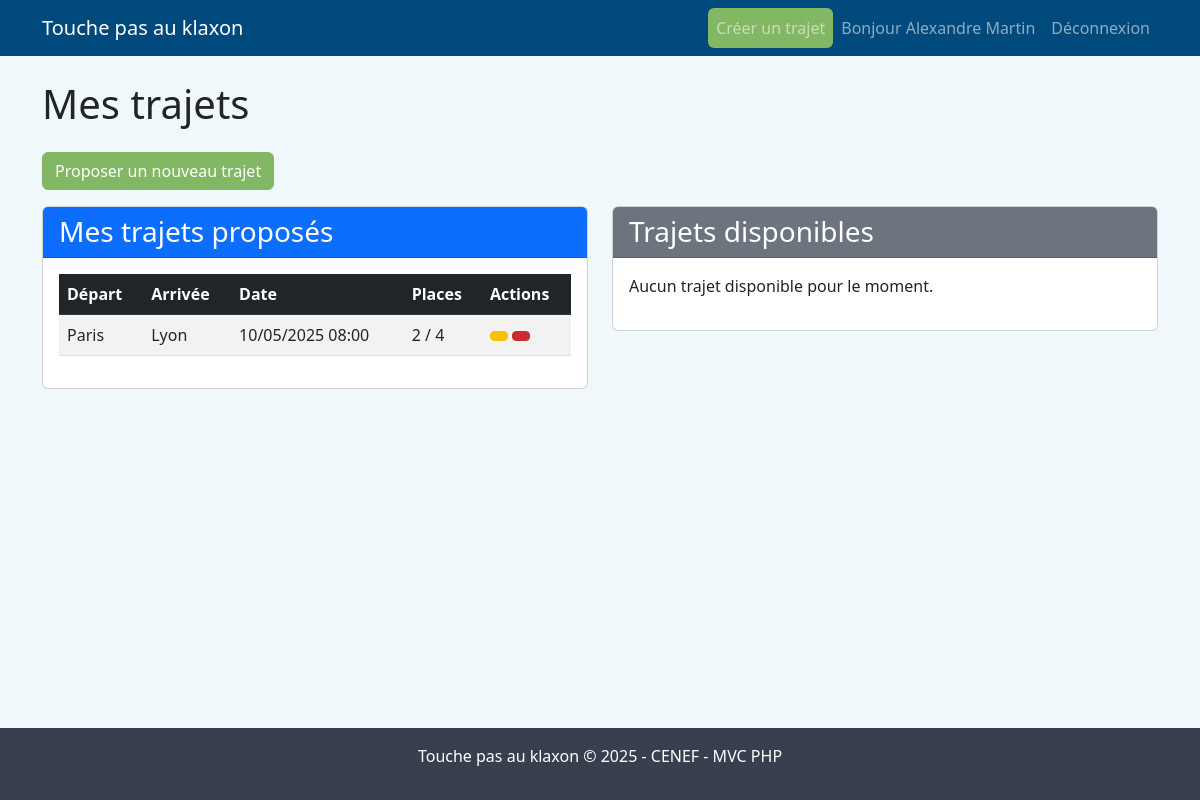
/?route=user (signed in), run on an earlier commit of the app's database.
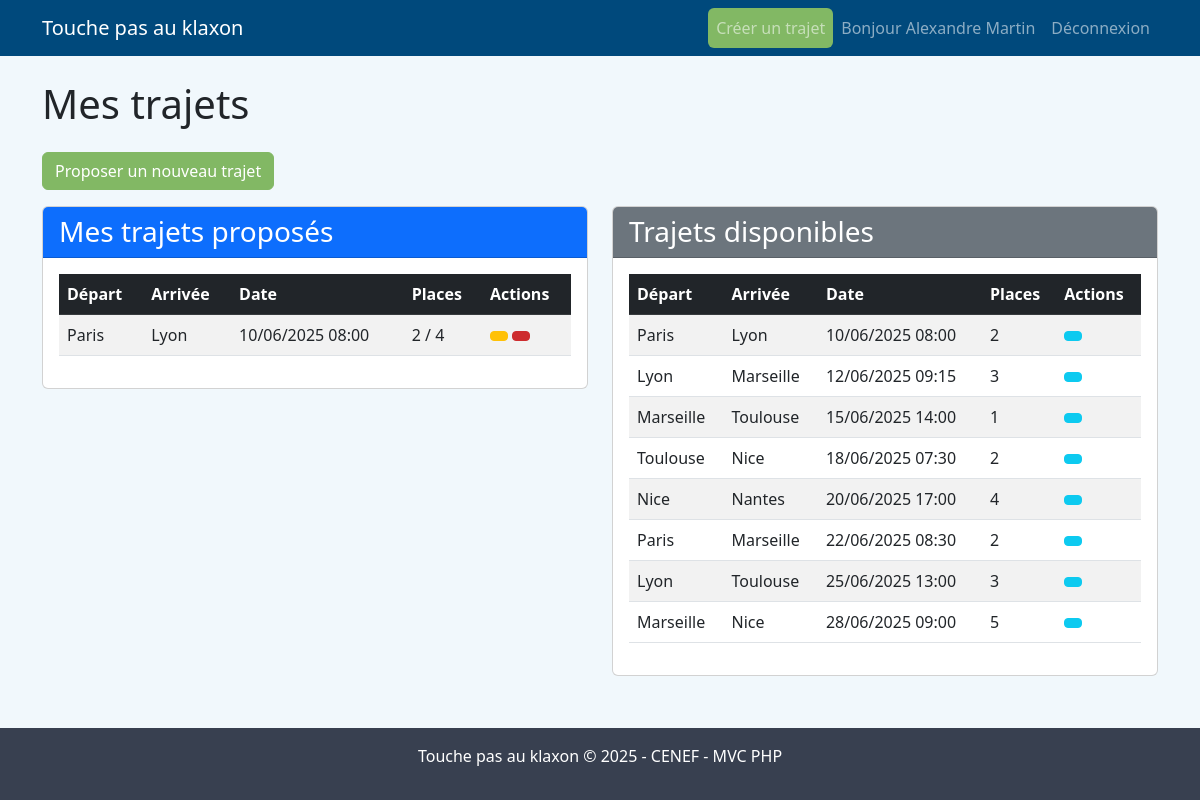
And on a later commit of the database.
### tables this page shows
CREATE TABLE trajet (
    id INT AUTO_INCREMENT PRIMARY KEY,
    date_depart DATE NOT NULL,
    heure_depart TIME NOT NULL,
    date_arrivee DATE NOT NULL,
    heure_arrivee TIME NOT NULL,
    places_total INT NOT NULL,
    places_disponibles INT NOT NULL,
    utilisateur_id INT NOT NULL,
    agence_depart_id INT NOT NULL,
    agence_arrivee_id INT NOT NULL,
    created_at TIMESTAMP DEFAULT CURRENT_TIMESTAMP,
    updated_at TIMESTAMP DEFAULT CURRENT_TIMESTAMP ON UPDATE CURRENT_TIMESTAMP,
    FOREIGN KEY (utilisateur_id) REFERENCES utilisateur(id) ON DELETE CASCADE,
    FOREIGN KEY (agence_depart_id) REFERENCES agence(id) ON DELETE CASCADE,
    FOREIGN KEY (agence_arrivee_id) REFERENCES agence(id) ON DELETE CASCADE
);

CREATE TABLE agence (
    id INT AUTO_INCREMENT PRIMARY KEY,
    nom VARCHAR(100) NOT NULL UNIQUE,
    created_at TIMESTAMP DEFAULT CURRENT_TIMESTAMP
);

### controllers/UserController.php (called while the page is built, shortened)
<?php
class UserController
{
    public function dashboard()
    {
        $trajetModel = new \Models\Trajet();
        $mesTrajets = $trajetModel->getUserTrajets($_SESSION['user_id'] ?? 0);
        $trajetsDisponibles = $trajetModel->getAvailableTrajets();
        require_once '../views/users/dashboard.php';
    }
}

### public/index.php (called while the page is built, shortened)
<?php
require_once '../config/database.php';
require_once '../routes/web.php';

### config/database.php (called while the page is built, shortened)
<?php
class Database
{
    private $host = DB_HOST;
    private $user = DB_USER;
    private $pass = DB_PASS;
    private $dbname = DB_NAME;
    private $dbh;
    private $stmt;
    public function __construct()
    {
        $dsn = 'mysql:host=' . $this->host . ';dbname=' . $this->dbname . ';charset=utf8mb4';
        $options = array(
            PDO::ATTR_PERSISTENT => true,
            PDO::ATTR_ERRMODE => PDO::ERRMODE_EXCEPTION,
            PDO::ATTR_DEFAULT_FETCH_MODE => PDO::FETCH_OBJ,
            PDO::ATTR_EMULATE_PREPARES => false
        );
        try {
            $this->dbh = new PDO($dsn, $this->user, $this->pass, $options);
            $this->dbh->exec("SET NAMES 'utf8mb4'");
        } catch (PDOException $e) {
            $this->error = $e->getMessage();
            die('Erreur de connexion à la base de données : ' . $this->error . '<br>' .
                'Vérifiez vos paramètres dans config/config.php');
        }
    }
    public function query($sql)
    {
        $this->stmt = $this->dbh->prepare($sql);
    }
    public function bind($param, $value, $type = null)
    {
        if (is_null($type)) {
            switch (true) {
                case is_int($value):
                    $type = PDO::PARAM_INT;
                    break;
            }
        }
        $this->stmt->bindValue($param, $value, $type);
    }
    public function execute()
    {
        try {
            return $this->stmt->execute();
        } catch (PDOException $e) {
            throw new Exception("Erreur d'exécution de la requête : " . $e->getMessage());
        }
    }
    public function resultSet()
    {
        $this->execute();
        return $this->stmt->fetchAll();
    }
}

### models/Trajet.php (called while the page is built, shortened)
<?php
class Trajet
{
    private $db;
    public function __construct()
    {
        $this->db = new \Database();
    }
    public function getAvailableTrajets()
    {
        $this->db->query("
            SELECT t.*,
                ad.nom as agence_depart,
                aa.nom as agence_arrivee
            FROM trajet t
            JOIN agence ad ON t.agence_depart_id = ad.id
            JOIN agence aa ON t.agence_arrivee_id = aa.id
            WHERE t.places_disponibles > 0
            AND (t.date_depart > CURDATE()
                OR (t.date_depart = CURDATE() AND t.heure_depart > CURTIME()))
            ORDER BY t.date_depart, t.heure_depart
        ");
        return $this->db->resultSet();
    }
    public function getUserTrajets($userId)
    {
        $this->db->query("
            SELECT t.*,
                ad.nom as agence_depart,
                aa.nom as agence_arrivee
            FROM trajet t
            JOIN agence ad ON t.agence_depart_id = ad.id
            JOIN agence aa ON t.agence_arrivee_id = aa.id
            WHERE t.utilisateur_id = :user_id
            ORDER BY t.date_depart, t.heure_depart
        ");
        $this->db->bind(':user_id', $userId);
        return $this->db->resultSet();
    }
}

### views/users/dashboard.php (the view, shortened to what the changed rows need)
<h1 class="mb-4">Mes trajets</h1>
<div class="row mb-4">
    <div class="col-md-6">
        <div class="card">
            <div class="card-body">
                <?php if (empty($mesTrajets)): ?>
                    <p>Vous n'avez proposé aucun trajet pour le moment.</p>
                <?php else: ?>
                    <div class="table-responsive">
                        <table class="table table-striped table-hover">
                            <thead class="table-dark">
                                <tr>
                                    <th>Départ</th>
                                    <th>Arrivée</th>
                                    <th>Date</th>
                                    <th>Places</th>
                                    <th>Actions</th>
                                </tr>
                            </thead>
                            <tbody>
                                <?php foreach ($mesTrajets as $trajet): ?>
                                    <tr>
                                        <td><?= htmlspecialchars($trajet->agence_depart) ?></td>
                                        <td><?= htmlspecialchars($trajet->agence_arrivee) ?></td>
                                        <td><?= date('d/m/Y H:i', strtotime($trajet->date_depart . ' ' . $trajet->heure_depart)) ?></td>
                                        <td><?= $trajet->places_disponibles ?> / <?= $trajet->places_total ?></td>
                                        <td>
                                            <a href="/user/trajet/edit/<?= $trajet->id ?>" class="btn btn-sm btn-warning" title="Modifier">
                                            </a>
                                            <a href="/user/trajet/delete/<?= $trajet->id ?>" class="btn btn-sm btn-danger" title="Supprimer" onclick="return confirm('Êtes-vous sûr de vouloir supprimer ce trajet ?')">
                                            </a>
                                        </td>
                                    </tr>
                                <?php endforeach; ?>
                            </tbody>
                        </table>
                    </div>
                <?php endif; ?>
            </div>
        </div>
    </div>
    <div class="col-md-6">
        <div class="card">
            <div class="card-body">
                <?php if (empty($trajetsDisponibles)): ?>
                    <p>Aucun trajet disponible pour le moment.</p>
                <?php else: ?>
                    <div class="table-responsive">
                        <table class="table table-striped table-hover">
                            <thead class="table-dark">
                                <tr>
                                    <th>Départ</th>
                                    <th>Arrivée</th>
                                    <th>Date</th>
                                    <th>Places</th>
                                    <th>Actions</th>
                                </tr>
                            </thead>
                            <tbody>
                                <?php foreach ($trajetsDisponibles as $trajet): ?>
                                    <tr>
                                        <td><?= htmlspecialchars($trajet->agence_depart) ?></td>
                                        <td><?= htmlspecialchars($trajet->agence_arrivee) ?></td>
                                        <td><?= date('d/m/Y H:i', strtotime($trajet->date_depart . ' ' . $trajet->heure_depart)) ?></td>
                                        <td><?= $trajet->places_disponibles ?></td>
                                        <td>
                                            <a href="/user/trajet/details/<?= $trajet->id ?>" class="btn btn-sm btn-info" title="Détails">
                                            </a>
                                        </td>
                                    </tr>
                                <?php endforeach; ?>
                            </tbody>
                        </table>
                    </div>
                <?php endif; ?>
            </div>
        </div>
    </div>
</div>
<?php
require_once '../views/layouts/default.php';
?>

What changed in the data, as far as the page shows it:
now on one of the page's lists (row edited): trajet: agence_depart.nom "Paris", agence_arrivee.nom "Lyon", date_depart+heure_depart "10/06/2025 08:00", places_disponibles "2"
changed trajet (number 1 of 8 on the later page): date_depart+heure_depart "10/05/2025 08:00" → "10/06/2025 08:00"
now on this page (row edited): trajet: agence_depart.nom "Lyon", agence_arrivee.nom "Marseille", date_depart+heure_depart "12/06/2025 09:15", places_disponibles "3", shown under "Trajets disponibles"
now on this page (row edited): trajet: agence_depart.nom "Marseille", agence_arrivee.nom "Toulouse", date_depart+heure_depart "15/06/2025 14:00", places_disponibles "1", shown under "Trajets disponibles"
now on this page (row edited): trajet: agence_depart.nom "Toulouse", agence_arrivee.nom "Nice", date_depart+heure_depart "18/06/2025 07:30", places_disponibles "2", shown under "Trajets disponibles"
now on this page (row edited): trajet: agence_depart.nom "Nice", agence_arrivee.nom "Nantes", date_depart+heure_depart "20/06/2025 17:00", places_disponibles "4", shown under "Trajets disponibles"
added trajet: agence_depart.nom "Paris", agence_arrivee.nom "Marseille", date_depart+heure_depart "22/06/2025 08:30", places_disponibles "2", shown under "Trajets disponibles"
added trajet: agence_depart.nom "Lyon", agence_arrivee.nom "Toulouse", date_depart+heure_depart "25/06/2025 13:00", places_disponibles "3", shown under "Trajets disponibles"
added trajet: agence_depart.nom "Marseille", agence_arrivee.nom "Nice", date_depart+heure_depart "28/06/2025 09:00", places_disponibles "5", shown under "Trajets disponibles"
Also different on the page:
text no longer shown: "Aucun trajet disponible pour le moment."
text now shown: "Départ Arrivée Date Places Actions"
